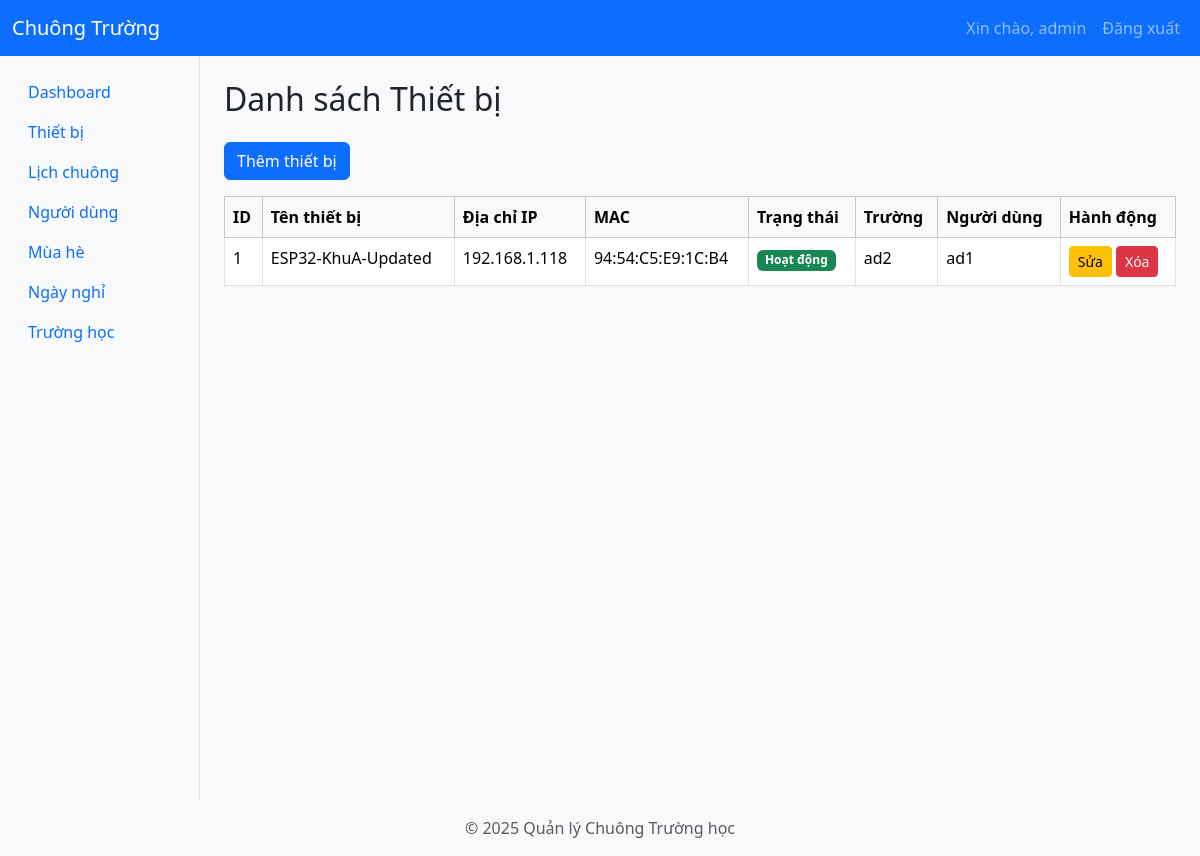
Before: /devices (signed in) with the older database file.
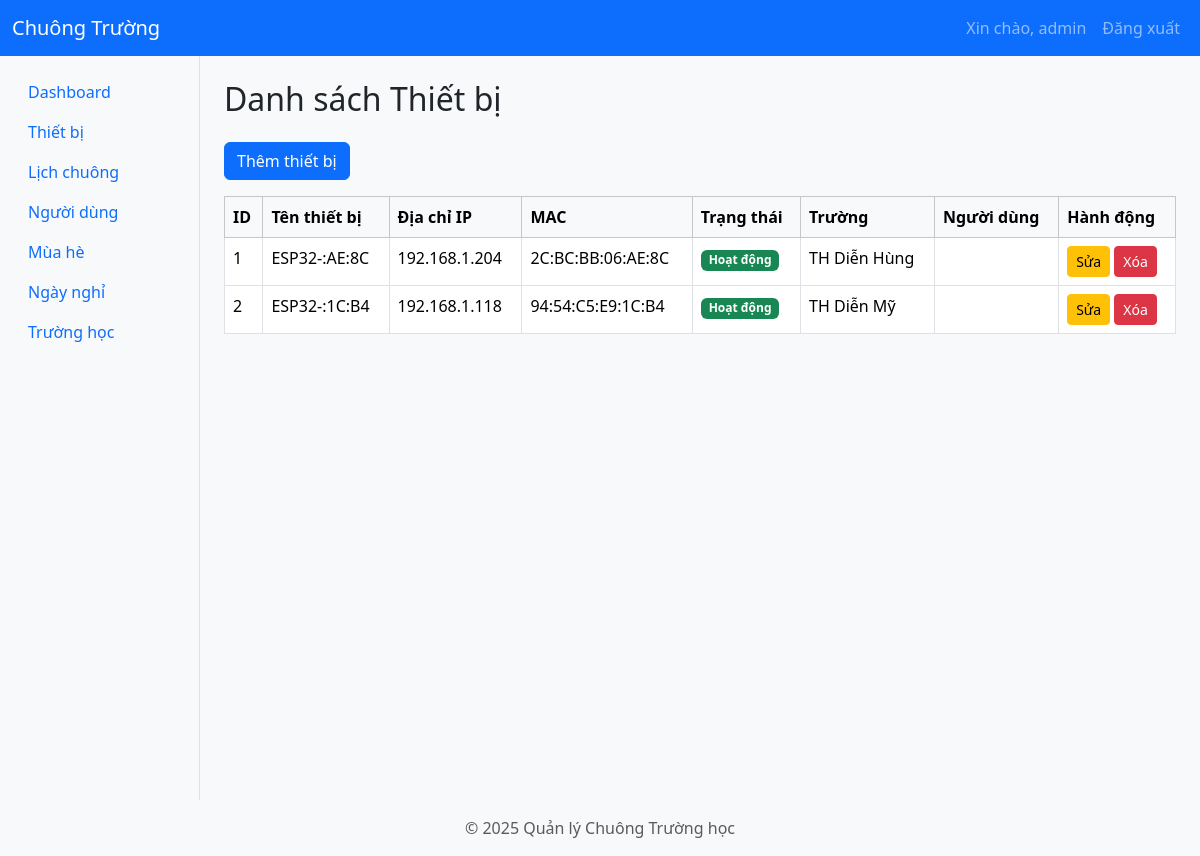
After: the same page with the newer database file.
### app/models/device.py (models this page shows)
class Device(db.Model):
    __tablename__ = "devices"
    id = db.Column(db.Integer, primary_key=True)
    name = db.Column(db.String(100))
    ip_address = db.Column(db.String(100))
    mac_address = db.Column(db.String(100), unique=True, index=True)
    active = db.Column(db.Boolean, default=False)
    status = db.Column(db.String(50), default="unassigned")  # unassigned, assigned
    last_seen = db.Column(db.DateTime, default=datetime.utcnow)
    school_id = db.Column(db.Integer, db.ForeignKey("schools.id"), nullable=True)
    user_id = db.Column(db.Integer, db.ForeignKey("users.id"), nullable=True)
    school = db.relationship("School", back_populates="devices")
    user = db.relationship("User", back_populates="devices")

### app/models/school.py (models this page shows)
class School(db.Model):
    __tablename__ = "schools"
    id = db.Column(db.Integer, primary_key=True)
    name = db.Column(db.String(100), nullable=False)
    address = db.Column(db.String(200))
    phone = db.Column(db.String(20))
    users = db.relationship("User", back_populates="school", lazy="dynamic")
    devices = db.relationship("Device", back_populates="school", lazy=True)
    disabled_periods = db.relationship(
        "DisabledPeriod",
        back_populates="school",
        lazy=True
    )
    schedules = db.relationship("Schedule", back_populates="school", lazy=True)

### app/models/user.py (models this page shows, shortened)
class User(db.Model):
    __tablename__ = "users"
    id = db.Column(db.Integer, primary_key=True)
    username = db.Column(db.String(80), unique=True, nullable=False)
    password_hash = db.Column(db.String(128), nullable=False)
    role = db.Column(db.String(50), nullable=False, default="school_user")  # Role: admin, school_admin, school_user
    email = db.Column(db.String(120), unique=True)
    full_name = db.Column(db.String(100))
    school_id = db.Column(db.Integer, db.ForeignKey("schools.id"), nullable=True)  # School association for school_admin
    school = db.relationship("School", back_populates="users")  # Define the relationship
    devices = db.relationship("Device", back_populates="user")

### app/routes/device_frontend.py (the view)
@frontend_bp.route('/devices', methods=['GET', 'POST'])
@login_required
def devices_page():
    user = session.get('user')
    if not user:
        flash('Không tìm thấy thông tin người dùng!', 'danger')
        return redirect(url_for('auth.login'))
    devices, schools = get_devices_and_schools()
    return render_template('devices.html', devices=devices, schools=schools)

### app/__init__.py (called while the page is built)
def create_app():
    app = Flask(__name__)
    app.config.from_object('app.config.Config')
    db.init_app(app)
    jwt.init_app(app)
    migrate.init_app(app, db)  # Bind Flask-Migrate to the app and db
    login_manager.init_app(app)  # Initialize Flask-Login
    login_manager.login_view = 'auth.login'  # Set the login view
    @app.context_processor
    def inject_user():
        from flask_login import current_user
        return dict(current_user=current_user)
    from app.utils.jwt_patch import apply_jwt_patch
    apply_jwt_patch()
    from app.routes import register_routes
    register_routes(app)
    def get_day_name(index):
        days = ['Thứ 2', 'Thứ 3', 'Thứ 4', 'Thứ 5', 'Thứ 6', 'Thứ 7', 'Chủ Nhật']
        return days[index]
    app.jinja_env.filters['get_day_name'] = get_day_name
    return app

### app/utils/helpers.py (called while the page is built)
def get_devices_and_schools():
    devices = Device.query.all()
    schools = School.query.all()
    return devices, schools

### app/templates/devices.html (shortened to what this page needs)
{% extends 'layout.html' %}
{% block content %}
<h2 class="mb-4">Danh sách Thiết bị</h2>
<button class="btn btn-primary mb-3" data-bs-toggle="modal" data-bs-target="#addDeviceModal">Thêm thiết bị</button>
<table class="table table-bordered table-hover">
    <thead class="table-light">
        <tr>
            <th>ID</th>
            <th>Tên thiết bị</th>
            <th>Địa chỉ IP</th>
            <th>MAC</th>
            <th>Trạng thái</th>
            <th>Trường</th>
            <th>Người dùng</th>
            <th>Hành động</th>
        </tr>
    </thead>
    <tbody>
        {% for device in devices %}
        <tr>
            <td>{{ device.id }}</td>
            <td>{{ device.name }}</td>
            <td>{{ device.ip_address }}</td>
            <td>{{ device.mac_address }}</td>
            <td>
                {% if device.active %}
                    <span class="badge bg-success">Hoạt động</span>
                {% else %}
                    <span class="badge bg-secondary">Tạm ngưng</span>
                {% endif %}
            </td>
            <td>{{ device.school.name if device.school else '' }}</td>
            <td>{{ device.user.username if device.user else '' }}</td>
            <td>
                <button class="btn btn-sm btn-warning" data-bs-toggle="modal" data-bs-target="#editDeviceModal{{ device.id }}">Sửa</button>
                <form method="post" action="/devices/delete/{{ device.id }}" style="display:inline;">
                    <button type="submit" class="btn btn-sm btn-danger" onclick="return confirm('Bạn có chắc muốn xóa?')">Xóa</button>
                </form>
            </td>
        </tr>
        {% endfor %}
    </tbody>
</table>
{% endblock %}

### app/templates/layout.html (shortened to what this page needs)
<!DOCTYPE html>
<html lang="vi">
<head>
    <link href="https://cdn.jsdelivr.net/npm/bootstrap@5.3.2/dist/css/bootstrap.min.css" rel="stylesheet">
    <link rel="stylesheet" href="{{ url_for('static', filename='css/style.css') }}">
</head>
<body>
    <nav class="navbar navbar-expand-lg navbar-dark bg-primary">
        <div class="container-fluid">
            <a class="navbar-brand" href="/">Chuông Trường</a>
            <div class="collapse navbar-collapse" id="navbarNav">
                <ul class="navbar-nav ms-auto">
                    {% if session.get('user') %}
                    <li class="nav-item">
                        <a class="nav-link" href="/profile">Xin chào, {{ session['user']['username'] }}</a>
                    </li>
                    <li class="nav-item">
                        <a class="nav-link" href="/logout">Đăng xuất</a>
                    </li>
                    {% else %}
                    <li class="nav-item">
                        <a class="nav-link" href="/login">Đăng nhập</a>
                    </li>
                    {% endif %}
                </ul>
            </div>
        </div>
    </nav>
    <div class="container-fluid">
        <div class="row">
            <nav class="col-md-2 d-none d-md-block bg-light sidebar">
                <div class="position-sticky pt-3">
                    <ul class="nav flex-column">
                        {% if session.get('user') %}
                            {% set role = session['user'].get('role') %}
                            {% if role == 'admin' %}
                                <li class="nav-item"><a class="nav-link" href="/">Dashboard</a></li>
                                <li class="nav-item"><a class="nav-link" href="/devices">Thiết bị</a></li>
                                <li class="nav-item"><a class="nav-link" href="/schedules">Lịch chuông</a></li>
                                <li class="nav-item"><a class="nav-link" href="/users">Người dùng</a></li>
                                <li class="nav-item"><a class="nav-link" href="/seasons">Mùa hè</a></li>
                                <li class="nav-item"><a class="nav-link" href="/holidays">Ngày nghỉ</a></li>
                                <li class="nav-item"><a class="nav-link" href="/schools">Trường học</a></li>
                            {% elif role == 'school_admin' %}
                                <li class="nav-item"><a class="nav-link" href="/schedules">Lịch chuông</a></li>
                            {% elif role == 'school_user' %}
                                <li class="nav-item"><a class="nav-link" href="/schedules">Xem lịch chuông</a></li>
                            {% endif %}
                        {% endif %}
                    </ul>
                </div>
            </nav>
            <main class="col-md-9 ms-sm-auto col-lg-10 px-md-4 py-4">
                {% block content %}{% endblock %}
            </main>
        </div>
    </div>
    <footer class="footer mt-auto py-3 bg-light">
        <div class="container text-center">
            <span class="text-muted">&copy; 2025 Quản lý Chuông Trường học</span>
        </div>
    </footer>
</body>
</html>

### app/static/css/style.css (style rules this page uses)
body { background-color: #f8f9fa; }
.sidebar { min-height: 100vh; border-right: 1px solid #dee2e6; }
.footer { position: fixed; bottom: 0; width: 100%; }

Changed rows visible on the page:
changed Device id 1: name "ESP32-KhuA-Updated" → "ESP32-:AE:8C"; ip_address "192.168.1.118" → "192.168.1.204"; mac_address "94:54:C5:E9:1C:B4" → "2C:BC:BB:06:AE:8C"; school "ad2" → "TH Diễn Hùng"; user "ad1" → (not shown)
added Device: id "2", name "ESP32-:1C:B4", ip_address "192.168.1.118", mac_address "94:54:C5:E9:1C:B4", active "Hoạt động", school "TH Diễn Mỹ"
